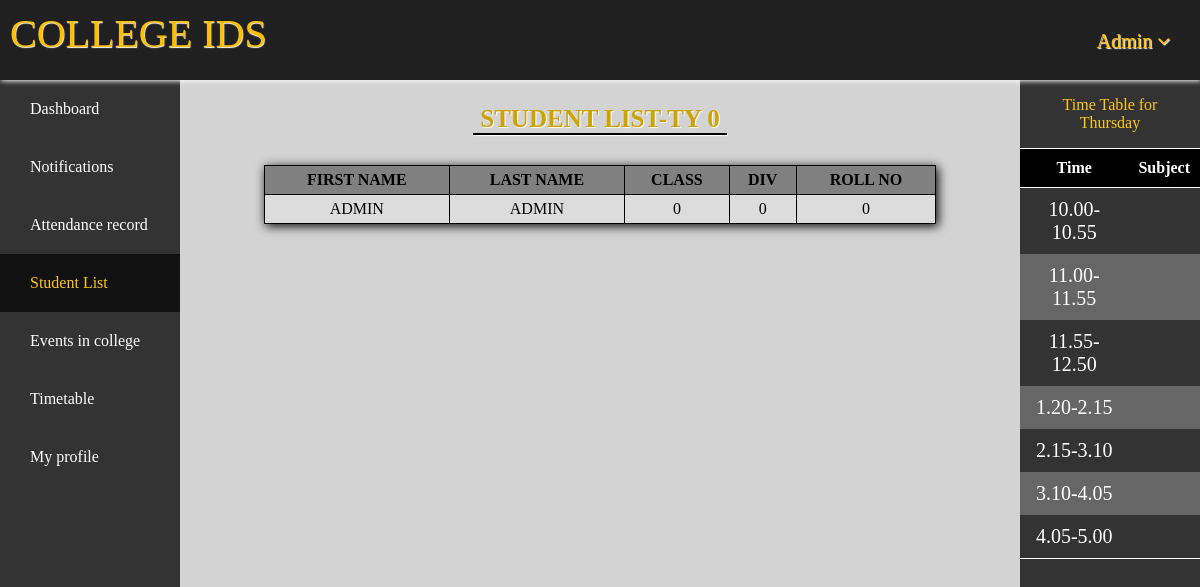
The page /home.php?page=list.php (signed in) on the database its author committed.
### tables this page shows
CREATE TABLE `profile` (
  `UserId` varchar(15) NOT NULL,
  `Fname` text NOT NULL,
  `Lname` text NOT NULL,
  `RegNo` int(5) NOT NULL,
  `Class` varchar(2) NOT NULL,
  `Division` int(1) NOT NULL,
  `RollNo` int(2) NOT NULL,
  `MobNo` bigint(10) NOT NULL,
  `Addr` varchar(50) NOT NULL,
  `Pass` varchar(32) NOT NULL DEFAULT 'jecky',
  `S1` int(2) NOT NULL DEFAULT '0',
  `S1t` int(2) NOT NULL DEFAULT '0',
  `S2` int(2) NOT NULL DEFAULT '0',
  `S2t` int(2) NOT NULL DEFAULT '0',
  `S3` int(2) NOT NULL DEFAULT '0',
  `S3t` int(2) NOT NULL DEFAULT '0',
  `S4` int(2) NOT NULL DEFAULT '0',
  `S4t` int(2) NOT NULL DEFAULT '0',
  `S5` int(2) DEFAULT '0',
  `S5t` int(2) NOT NULL DEFAULT '0',
  `Attended` int(2) AS (S1+S2+S3+S4+S5) VIRTUAL,
  `Total` int(2) AS (S1t+S2t+S3t+S4t+S5t) VIRTUAL,
  `Percent` decimal(4,2) AS ((S1+S2+S3+S4+S5)*100/(S1t+S2t+S3t+S4t+S5t)) VIRTUAL,
  `Notifications` varchar(150) DEFAULT NULL
);

### get_profile.php (the view, shortened to what this page needs)
<!DOCTYPE html>
<html lang="en">
<head>
	<link rel="stylesheet" href="Addons/attendance.css">
</head>
<body>
	<p class="patten">Student List-TY
	<?php
		$user = 'root';
		$pass = '';
		$db = 'students';
		$conn = new mysqli('localhost', $user, $pass, $db) or die("Unable to connect to server".$db);
		$fetchdiv = "select * from profile where UserId=\"".$_SESSION['name']."\"";
		$temp = mysqli_query($conn, $fetchdiv) or die("Record not found.");
		$div = mysqli_fetch_assoc($temp);
		echo "".$div['Division']."<hr class=\"hratten\"></p>";
		$get_all = "select Fname, Lname, Class, Division, RollNo from profile where UserId!=\"0\" and Division=".$div['Division']." order by RollNo";
		$data = mysqli_query($conn, $get_all) or die("No records found.");
		echo "<div class=\"table\"><table><tr><th>First Name</th><th>Last Name</th><th>Class</th><th>Div</th><th>Roll No</th>";
		while($row = mysqli_fetch_assoc($data)) {
			echo "<tr><td>".$row["Fname"]."</td><td>".$row["Lname"]."</td><td>".$row["Class"]."</td><td>".$row["Division"]."</td><td>".$row["RollNo"]."</td></tr>";
		}
		echo "</table></div>";
	?>
</body>
</html>

### Addons/home.css (style rules this page uses)
body { margin:0; background-repeat: no-repeat; background-position: center top; }
hr { display: block; margin-top: 0.5px; margin-left:0; margin-right: 20%; border-style: inset; border:1px solid black; }
table,th,td { text-align: center; border-collapse:collapse; }

### Addons/attendance.css (style rules this page uses)
p.patten { font-family: cursive; font-size: 25px; font-weight: 700; text-align: center; margin-bottom:0; color:#cca300; text-shadow: 1px 1px 1px white; text-transform: uppercase; }
hr.hratten { width:30%; margin:auto; box-shadow: 1px 1px 1px white; }
.table table { width:80%; margin-right: auto; margin-left: auto; margin-top: 30px; margin-bottom: 30px; box-shadow:2px 2px 10px black; background-color:#DCDCDC; }
.table th { background-color:#808080; }
.table td,.table th { border:1px solid black; padding:5px; text-transform: uppercase; }

### rows shown on the page
profile: Division "0", Fname "ADMIN", Lname "ADMIN", Class "0", RollNo "0"

### other values the page prints
$_SESSION['name'] "Admin"
